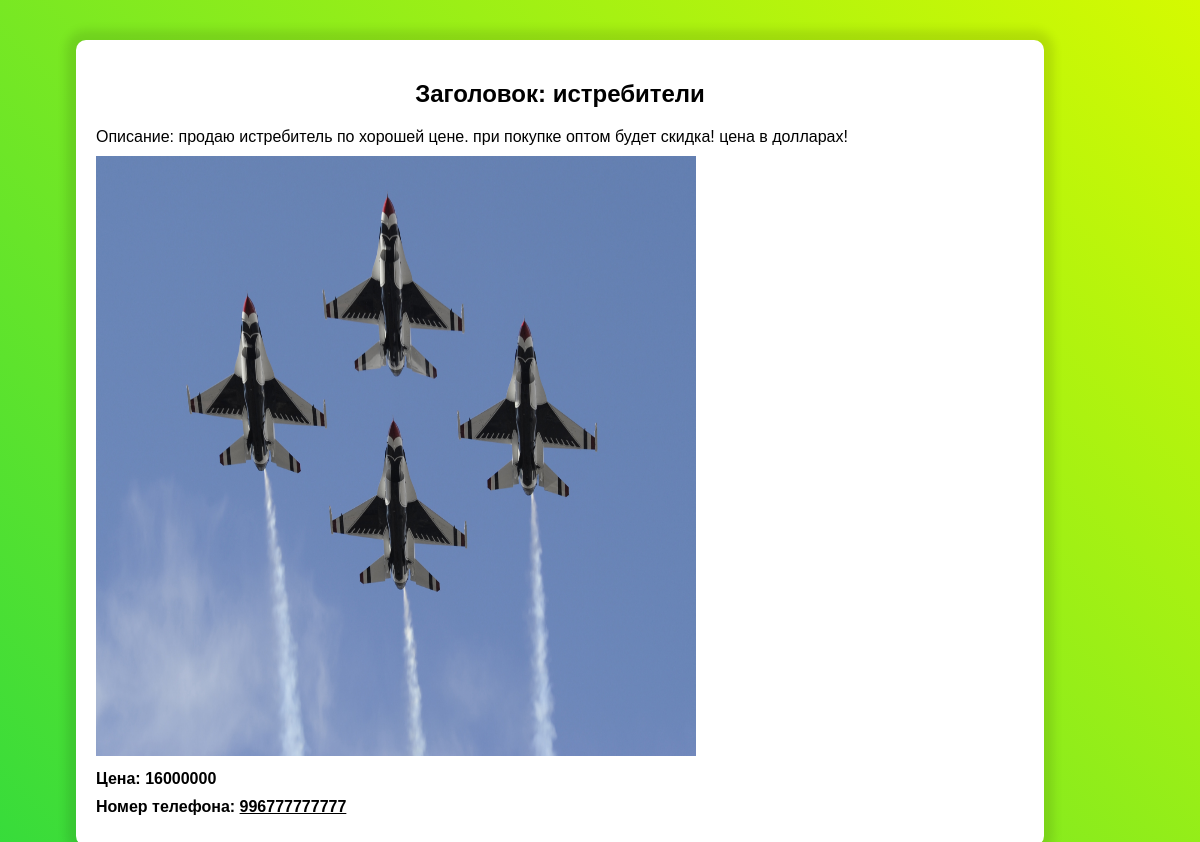
Screenshot of /more_details/4 with the database file from the repository.
### main.py (models this page shows)
class Post(db.Model):
    id = db.Column(db.Integer, primary_key=True)
    category = db.Column(db.String, nullable=False)
    title = db.Column(db.String(100), nullable=False)
    content = db.Column(db.Text, nullable=False)
    price = db.Column(db.Integer, nullable=False)
    user_id = db.Column(db.Integer, db.ForeignKey('user.id'), nullable=False)
    image = db.Column(db.String(250))
    user_number = db.Column(db.String(250))

### main.py (the view)
@app.route('/more_details/<int:post_id>', methods=['GET', 'POST'])
def more_details(post_id):
    post = Post.query.get_or_404(post_id)
    return render_template('more_details.html', post=post)

### templates/more_details.html (shortened to what this page needs)
<!DOCTYPE html>
<html lang="ru">
<head>
    <link rel="stylesheet" href="/static/uploads/more_details.css">
</head>
<body>
    <main>
        <br>
        <br>
        <br>
        <div class="post">
            <h2>Заголовок: {{ post.title }}</h2>
            <p>Описание: {{ post.content }}</p>
            <img src="/static/uploads/images/{{post.image}}" width="600px" height="600px">
            <b><p>Цена: {{ post.price }}</p></b>
            <b><p>Номер телефона: <a class="a_number" href="tel:+996{{post.user_number}}">{{ post.user_number }}</a></p></b>
        </div>
        <br>
        <br>
        <br>
        <br>
        <br>
    </main>
</body>
</html>

### static/uploads/more_details.css (style rules this page uses)
body { margin: 0; font-family: 'Arial', sans-serif; }
a { color: #fff; text-decoration: none; transition: color 0.3s ease; }
main { padding: 20px; min-height: 100vh; display: flex; flex-wrap: wrap; justify-content: center; align-items: center; }
.post { background-color: #fff; padding: 20px; border-radius: 10px; margin: 20px; width: 80%; box-shadow: 0 0 10px 10px rgba(0, 0, 0, 0.1); transition: transform 0.3s ease; position: relative; right: 40px; display: inline-block; }
.post h2 { text-align: center; }
main div p { margin: 10px 0; }
.a_number { color: black; text-decoration: underline; }
body::before { content: ''; position: fixed; top: 0; left: 0; width: 100%; height: 100%; z-index: -1; background: linear-gradient(45deg, #34db3c, #d5fa01); }

### rows the page displays
Post: title "истребители", content "продаю истребитель по хорошей цене. при покупке оптом будет скидка! цена в долларах!", image (picture), price "16000000", user_number "996777777777"
